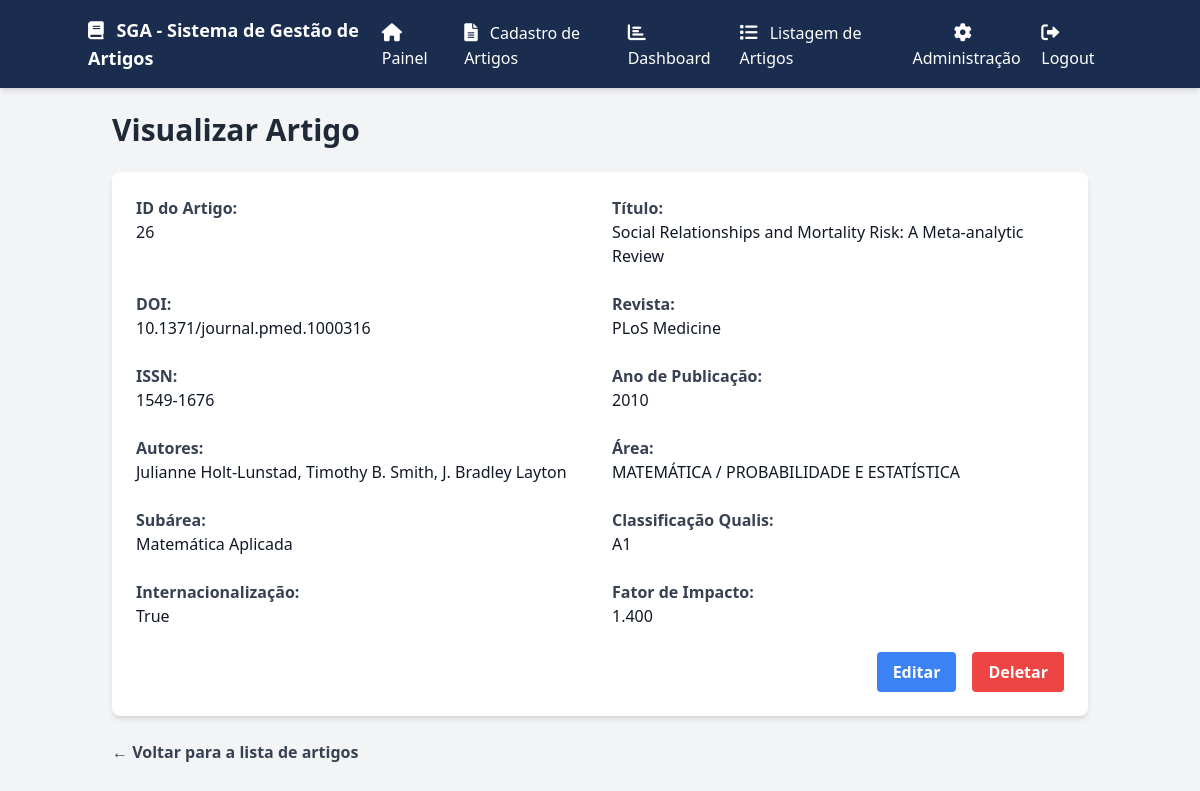
The app's page /visualizar_artigo/26 (signed in) with its own data.
### app/models.py (models this page shows)
class Artigo(db.Model):
    id = db.Column(db.Integer, primary_key=True)
    doi = db.Column(db.String(255), unique=True, nullable=False)
    titulo = db.Column(db.String(255), nullable=False)
    ano = db.Column(db.Integer, nullable=False)
    revista = db.Column(db.String(255), nullable=False)
    issn = db.Column(db.String(9), nullable=False)
    area_id = db.Column(db.Integer, nullable=False)
    subarea_id = db.Column(db.Integer, nullable=False)
    autores = db.Column(db.String(255), nullable=False)  # Armazenar autores como string, pode ser melhorado com tabela relacional
    internacionalizacao = db.Column(db.Boolean, default=False)
    classificacao = db.Column(db.String(10), nullable=True)
    fator_impacto = db.Column(db.Numeric(5, 3), nullable=True)

class Area(db.Model):
    id = db.Column(db.Integer, primary_key=True)
    nome = db.Column(db.String(255), nullable=False, unique=True)
    subareas = db.relationship('Subarea', backref='area', lazy=True)

class Subarea(db.Model):
    id = db.Column(db.Integer, primary_key=True)
    nome = db.Column(db.String(255), nullable=False, unique=True)
    area_id = db.Column(db.Integer, db.ForeignKey('area.id'), nullable=False)

### app/routes/routes.py (the view)
@main_bp.route('/visualizar_artigo/<int:id>')
@login_required
def visualizar_artigo(id):
    artigo = Artigo.query.get_or_404(id)
    area = Area.query.get(artigo.area_id)
    subarea = Subarea.query.get(artigo.subarea_id)
    area_nome = area.nome if area else "Não especificada"
    subarea_nome = subarea.nome if subarea else "Não especificada"
    return render_template('visualizar_artigo.html', artigo=artigo, area_nome=area_nome, subarea_nome=subarea_nome)

### app/__init__.py (called while the page is built)
@login_manager.user_loader
def load_user(user_id):
    from app.models import User
    return User.query.get(int(user_id))  # Carrega o usuário pelo ID

### app/templates/visualizar_artigo.html (shortened to what this page needs)
<!DOCTYPE html>
<html lang="pt-BR">
<head>
    <script src="https://cdn.tailwindcss.com"></script>
    <link rel="stylesheet" href="https://cdnjs.cloudflare.com/ajax/libs/font-awesome/6.0.0-beta3/css/all.min.css">
</head>
<body class="bg-gray-100 font-sans leading-normal tracking-normal">
    <nav class="bg-[#1b2d4f] p-4 shadow-md">
        <div class="container mx-auto flex justify-between items-center">
            <div class="text-white text-lg font-semibold">
                <i class="fas fa-book mr-2"></i> SGA - Sistema de Gestão de Artigos
            </div>
            <div id="menuItems" class="hidden md:flex space-x-4">
                <a href="{{ url_for('main.painel') }}" class="text-white hover:text-[#f9b233]">
                    <i class="fas fa-home mr-2 text-lg"></i> Painel
                </a>
                <a href="{{ url_for('main.submit_artigo') }}" class="text-white hover:text-[#f9b233]">
                    <i class="fas fa-file-alt mr-2 text-lg"></i> Cadastro de Artigos
                </a>
                <a href="{{ url_for('main.dashboard') }}" class="text-white hover:text-[#f9b233]">
                    <i class="fas fa-chart-bar mr-2 text-lg"></i> Dashboard
                </a>
                <a href="{{ url_for('main.listar_artigos') }}" class="text-white hover:text-[#f9b233]">
                    <i class="fas fa-list mr-2 text-lg"></i> Listagem de Artigos
                </a>
                {% if current_user.is_authenticated and current_user.is_admin %}
                <div class="relative group">
                    <button class="text-white hover:text-[#f9b233] focus:outline-none">
                        <i class="fas fa-cog mr-2 text-lg"></i> Administração
                    </button>
                </div>
                {% endif %}
                {% if current_user.is_authenticated %}
                    <a href="{{ url_for('auth.logout') }}" class="text-white hover:text-[#f9b233]">
                        <i class="fas fa-sign-out-alt mr-2 text-lg"></i> Logout
                    </a>
                {% else %}
                    <a href="{{ url_for('auth.login') }}" class="text-white hover:text-[#f9b233]">
                        <i class="fas fa-sign-in-alt mr-2 text-lg"></i> Login
                    </a>
                {% endif %}
            </div>
        </div>
    </nav>
    <div class="container mx-auto p-6">
        <h1 class="text-3xl font-bold mb-6 text-gray-800">Visualizar Artigo</h1>
        <div class="bg-white shadow-md rounded-lg p-6">
            <div class="grid grid-cols-1 md:grid-cols-2 gap-6 mb-4">
                <div>
                    <label class="block text-gray-700 font-bold">ID do Artigo:</label>
                    <p class="text-gray-900">{{ artigo.id }}</p>
                </div>
                <div>
                    <label class="block text-gray-700 font-bold">Título:</label>
                    <p class="text-gray-900">{{ artigo.titulo }}</p>
                </div>
                <div>
                    <label class="block text-gray-700 font-bold">DOI:</label>
                    <p class="text-gray-900">{{ artigo.doi }}</p>
                </div>
                <div>
                    <label class="block text-gray-700 font-bold">Revista:</label>
                    <p class="text-gray-900">{{ artigo.revista }}</p>
                </div>
                <div>
                    <label class="block text-gray-700 font-bold">ISSN:</label>
                    <p class="text-gray-900">{{ artigo.issn }}</p>
                </div>
                <div>
                    <label class="block text-gray-700 font-bold">Ano de Publicação:</label>
                    <p class="text-gray-900">{{ artigo.ano }}</p>
                </div>
                <div>
                    <label class="block text-gray-700 font-bold">Autores:</label>
                    <p class="text-gray-900">{{ artigo.autores }}</p>
                </div>
                <div>
                    <label class="block text-gray-700 font-bold">Área:</label>
                    <p class="text-gray-900">{{ area_nome }}</p>
                </div>
                <div>
                    <label class="block text-gray-700 font-bold">Subárea:</label>
                    <p class="text-gray-900">{{ subarea_nome }}</p>
                </div>
                <div>
                    <label class="block text-gray-700 font-bold">Classificação Qualis:</label>
                    <p class="text-gray-900">{{ artigo.classificacao }}</p>
                </div>
                <div>
                    <label class="block text-gray-700 font-bold">Internacionalização:</label>
                    <p class="text-gray-900">{{ artigo.internacionalizacao }}</p>
                </div>
                <div>
                    <label class="block text-gray-700 font-bold">Fator de Impacto:</label>
                    <p class="text-gray-900">{{ artigo.fator_impacto }}</p>
                </div>
            </div>
            <div class="flex justify-end space-x-4 mt-6">
                <a href="{{ url_for('main.editar_artigo', id=artigo.id) }}"
                   class="bg-blue-500 hover:bg-blue-600 text-white font-bold py-2 px-4 rounded">
                    Editar
                </a>
                <form action="{{ url_for('main.deletar_artigo', id=artigo.id) }}" method="POST"
                      onsubmit="return confirm('Tem certeza que deseja deletar este artigo?');">
                    <button type="submit" class="bg-red-500 hover:bg-red-600 text-white font-bold py-2 px-4 rounded">
                        Deletar
                    </button>
                </form>
            </div>
        </div>
        <div class="mt-6">
            <a href="{{ url_for('main.listar_artigos') }}" class="text-gray-700 hover:text-gray-900 font-semibold">
                &larr; Voltar para a lista de artigos
            </a>
        </div>
    </div>
</body>
</html>

### records on screen
Artigo: id "26", titulo "Social Relationships and Mortality Risk: A Meta-analytic Review", doi "10.1371/journal.pmed.1000316", revista "PLoS Medicine", issn "1549-1676", ano "2010", autores "Julianne Holt-Lunstad, Timothy B. Smith, J. Bradley Layton", classificacao "A1", internacionalizacao "True", fator_impacto "1.400"
Area: nome "MATEMÁTICA / PROBABILIDADE E ESTATÍSTICA"
Subarea: nome "Matemática Aplicada"
